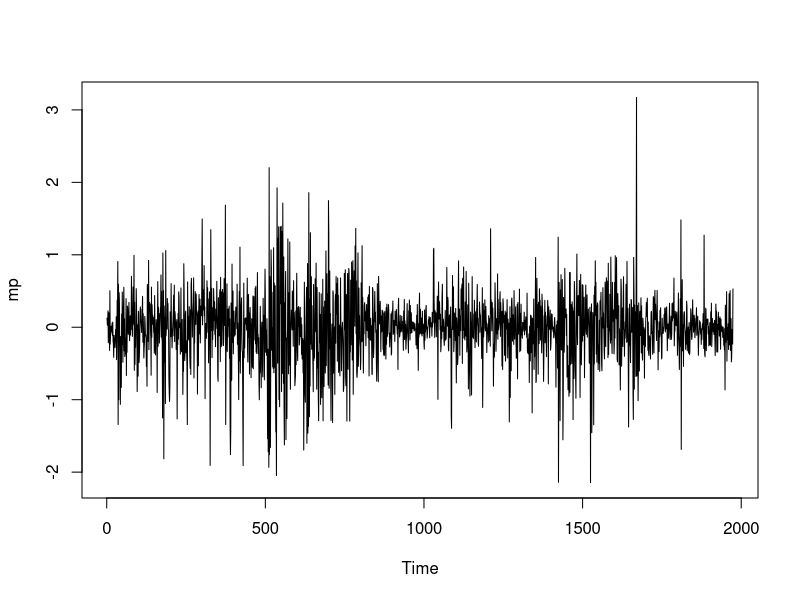

This figure's R source:
library(AER)


### Name: MarkPound
### Title: DEM/GBP Exchange Rate Returns
### Aliases: MarkPound
### Keywords: datasets

### ** Examples

## data as given by Greene (2003)
data("MarkPound")
mp <- round(MarkPound, digits = 6)

## Figure 11.3 in Greene (2003)
plot(mp)

## Example 11.8 in Greene (2003), Table 11.5
library("tseries")
mp_garch <- garch(mp, grad = "numerical")
summary(mp_garch)
logLik(mp_garch)  
## Greene (2003) also includes a constant and uses different
## standard errors (presumably computed from Hessian), here
## OPG standard errors are used. garchFit() in "fGarch"
## implements the approach used by Greene (2003).

## compare Errata to Greene (2003)
library("dynlm")
res <- residuals(dynlm(mp ~ 1))^2
mp_ols <- dynlm(res ~ L(res, 1:10))
summary(mp_ols)
logLik(mp_ols)
summary(mp_ols)$r.squared * length(residuals(mp_ols))
